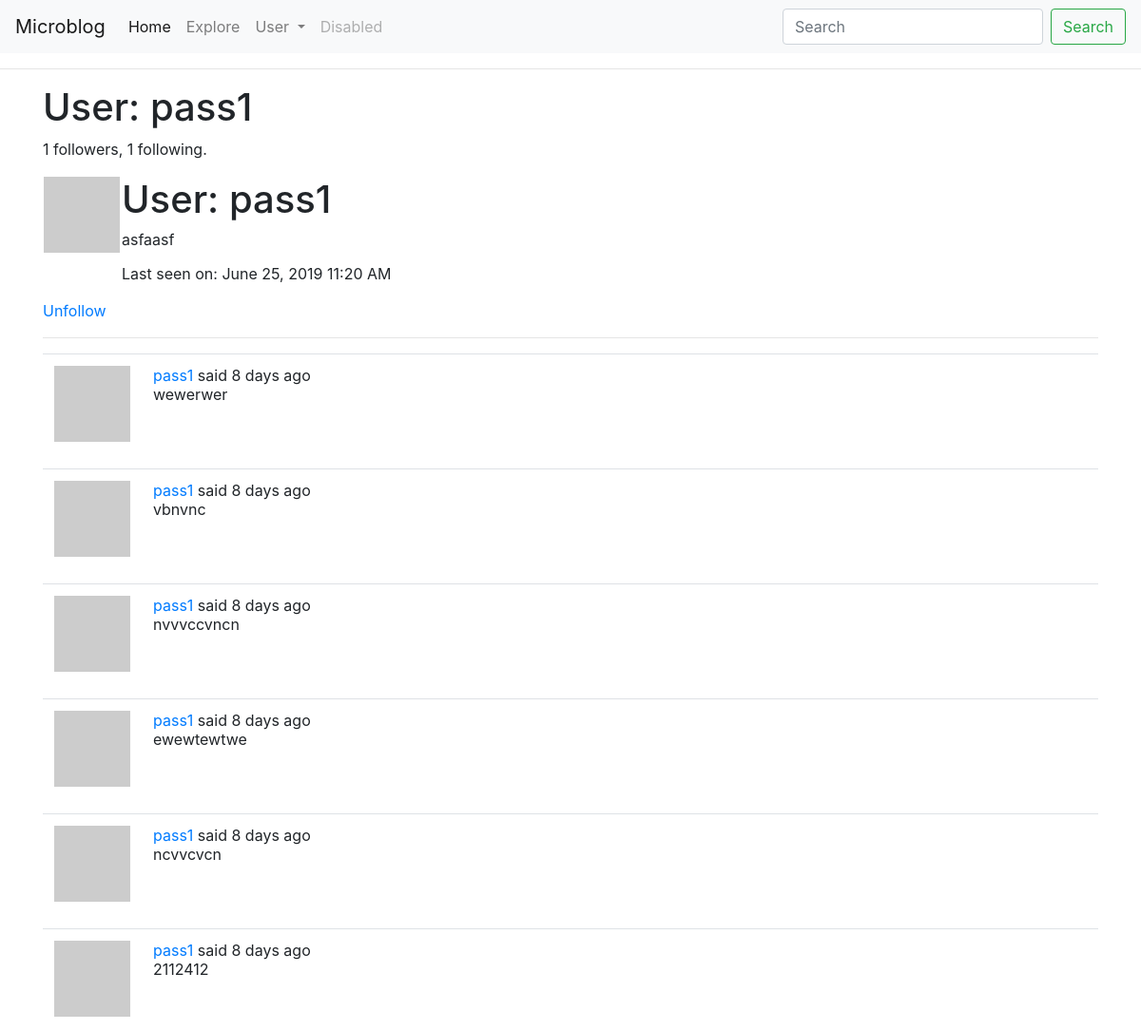
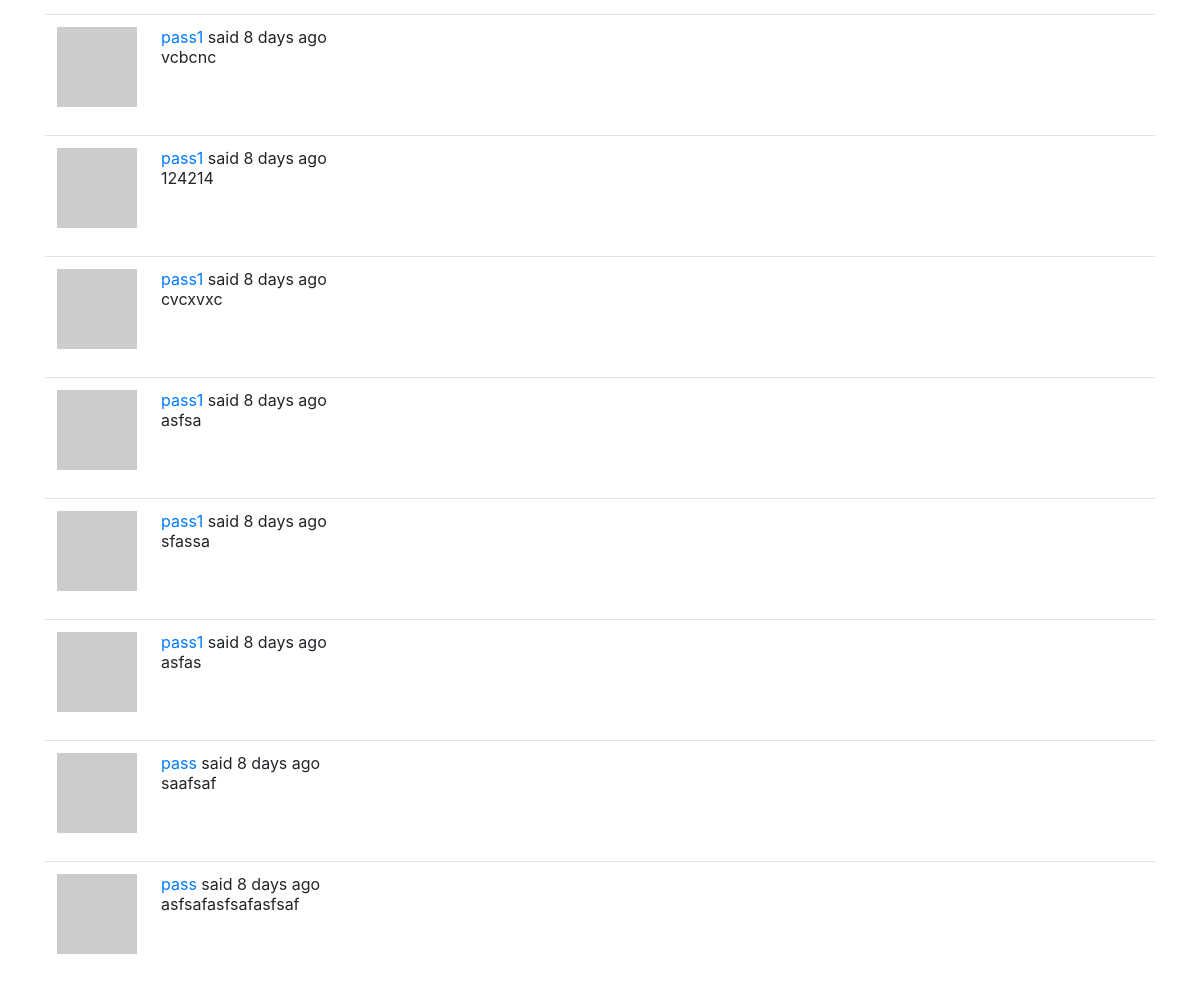
/user/pass1 (signed in), run on the app's committed database (2 pictures, top to bottom).
### app/models.py (models this page shows, shortened)
class User(UserMixin, db.Model):
    id = db.Column(db.Integer, primary_key=True)
    username = db.Column(db.String(64), index=True, unique=True)
    email = db.Column(db.String(120), index=True, unique=True)
    password_hash = db.Column(db.String(128))
    about_me = db.Column(db.String(140))
    last_seen = db.Column(db.DateTime, default=datetime.utcnow)
    posts = db.relationship("Post", backref="author", lazy="dynamic")
    followed = db.relationship(
        'User', secondary=followers,
        primaryjoin=(followers.c.follower_id == id),
        secondaryjoin=(followers.c.followed_id == id),
        backref=db.backref('followers', lazy='dynamic'), lazy='dynamic')
    def avatar(self, size):
        digest = md5(self.email.lower().encode('utf-8')).hexdigest()
        return "https://www.gravatar.com/avatar/{}?d=identicon&s={}".format(digest, size)
    def is_following(self, user):
        return self.followed.filter(
            followers.c.followed_id == user.id).count() > 0
    def followed_posts(self):
        followed = Post.query.join(
            followers, (followers.c.followed_id == Post.user_id)).filter(
                followers.c.follower_id == self.id)
        own = Post.query.filter_by(user_id=self.id)
        return followed.union(own).order_by(Post.timestamp.desc())

class Post(db.Model):
    id = db.Column(db.Integer, primary_key=True)
    body = db.Column(db.String(140))
    timestamp = db.Column(db.DateTime, index=True, default = datetime.utcnow)
    user_id = db.Column(db.Integer, db.ForeignKey("user.id"))

### app/routes.py (the view)
@app.route('/user/<username>', methods=['POST', 'GET'])
@login_required
def user(username):
    user = User.query.filter_by(username=username).first_or_404()
    page = request.args.get('page', 1, type=int)
    posts = current_user.followed_posts().paginate(page, app.config["POSTS_PER_PAGE"], False)
    next_url = url_for("user", username=user.username, page=posts.next_num) if posts.has_next else None
    prev_url = url_for("user", username=user.username, page=posts.prev_num) if posts.has_prev else None
    return render_template("user.html", user=user, posts=posts.items, next_url=next_url, prev_url=prev_url)

### app/models.py (called while the page is built)
@login.user_loader
def load_user(id):
    return User.query.get(int(id))

### app/routes.py (called while the page is built)
@app.before_request
def before_request():
    if current_user.is_authenticated:
        current_user.last_seen = datetime.utcnow()
        db.session.commit()

### app/templates/user.html (shortened to what this page needs)
{% extends "base.html" %}
{% block content %}
	<h1>User: {{ user.username }}</h1>
	<table>
		<tr valign="top">
			<td><img src="{{user.avatar(128)}}" ></td>
			<td> <h1>User: {{ user.username }} </h1>
			{% if user.about_me %} <p> {{ user.about_me }} </p> {% endif %}
			{% if user.last_seen %} <p> Last seen on: {{ moment(user.last_seen).format('LLL') }}</p>{% endif %}
			</td>
			<p>{{ user.followers.count() }} followers, {{ user.followed.count() }} following.</p>
		</tr>
	</table>
	{% if user == current_user %}
		<p><a href="{{ url_for('edit_profile') }}">Edit your profile</a></p>
		{% elif not current_user.is_following(user) %}
		<p><a href="{{ url_for('follow', username=user.username) }}">Follow</a></p>
		{% else %}
		<p><a href="{{ url_for('unfollow', username=user.username) }}">Unfollow</a></p>
	{% endif %}
	<hr>
	{% for post in posts %}
		{% include '_post.html' %}
	{% endfor %}
{% endblock %}

### app/templates/_post.html (shortened to what this page needs)
<table class="table table-hover">
        <tr>
            <td width="70px">
                <a href="{{ url_for('user', username=post.author.username) }}">
                    <img src="{{ post.author.avatar(70) }}" />
                </a>
            </td>
            <td>
                {{ _('%(username)s said %(when)s',
                    username=user_link, when=moment(post.timestamp).fromNow()) }}
                <br>
                {{ post.body }}
            </td>
        </tr>
    </table>

### data on the page
User: username "pass1", about_me "asfaasf", last_seen "June 25, 2019 11:20 AM"
Post: body "wewerwer"
Post: body "vbnvnc"
Post: body "nvvvccvncn"
Post: body "ewewtewtwe"
Post: body "ncvvcvcn"
Post: body "2112412"
Post: body "vcbcnc"
Post: body "124214"
Post: body "cvcxvxc"
Post: body "asfsa"
Post: body "sfassa"
Post: body "asfas"
Post: body "saafsaf"
Post: body "asfsafasfsafasfsaf"

### other printed values
{{ user.followers.count() }} "1"
{{ user.followed.count() }} "1"
